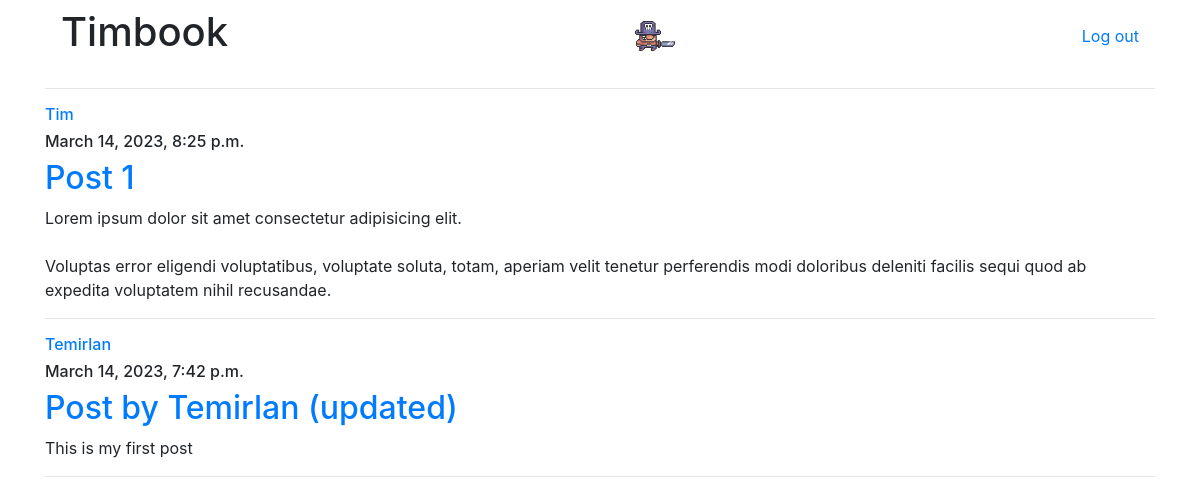
The app's page / (signed in), older data.
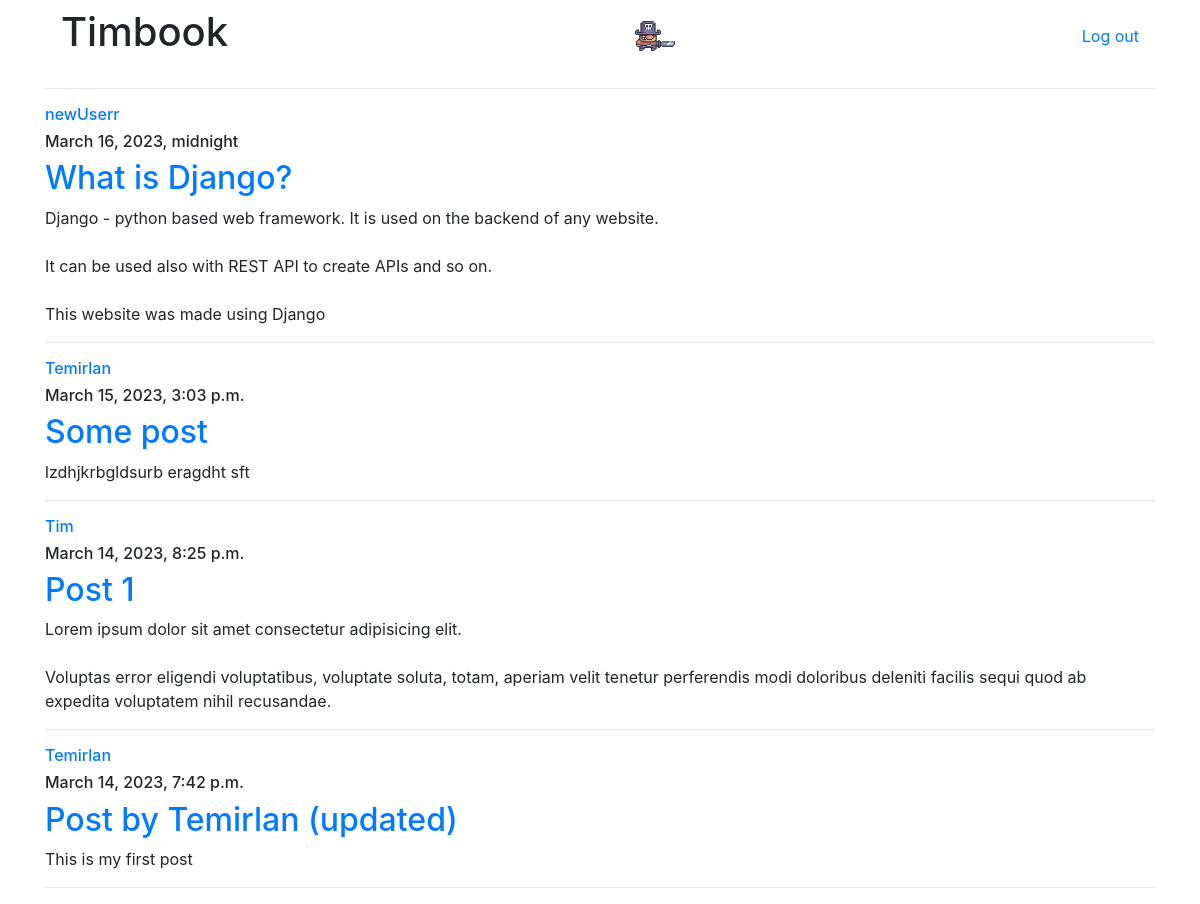
The same page, newer data.
### users/models.py (models this page shows, shortened)
class Profile(models.Model):
    user = models.OneToOneField(User, on_delete=models.CASCADE)
    image = models.ImageField(default="default.jpg", upload_to="profile_pics")
    bio = models.TextField(blank=True)

### newsfeed/models.py (models this page shows, shortened)
class Post(models.Model):
    author = models.ForeignKey(User, on_delete=models.CASCADE)
    title = models.CharField(max_length=100)
    content = models.TextField()
    date_posted = models.DateTimeField(default=timezone.now)

### newsfeed/views.py (the view)
# urls.py: path('', PostListView.as_view(), name="main"),
class PostListView(ListView):
    def dispatch(self, request, *args, **kwargs):
        if not request.user.is_authenticated:
            return redirect("users:login")
        return super().dispatch(request, *args, **kwargs)
    model = Post
    template_name = "newsfeed/main.html"
    context_object_name = "posts"
    ordering = ["-date_posted"]

### newsfeed/templates/newsfeed/main.html
{% extends "newsfeed/layout.html" %}
{% block body %}
    <div class="navbar">
        <h1>Timbook</h1>
        <a href="{% url 'users:profile' user.username %}"><img src="{{ user.profile.image.url }}" width="40px"></a>
        <a href="{% url 'users:logout' %}">Log out</a>
    </div>
    <hr>
    {% for post in posts %}
        <h6><a href="{% url 'users:profile' post.author.username %}">{{ post.author }}</a></h6>
        <h6>{{ post.date_posted }}</h6>
        <a href="{% url 'newsfeed:post_detail' post.id %}"><h2>{{ post.title }}</h2></a>
        <p>{{ post.content|linebreaksbr|add:' '|safe }}</p>
        <hr>
    {% endfor %}
{% endblock %}

### newsfeed/templates/newsfeed/layout.html (shortened to what this page needs)
<!DOCTYPE html>
<html lang="en">
<head>
    <link rel="stylesheet" href="https://cdn.jsdelivr.net/npm/bootstrap@4.0.0/dist/css/bootstrap.min.css">
</head>
<body>
    <div class="container">
        {% block body %}
        {% endblock %}
    </div>
</body>
</html>

Row changes from the older to the newer data that the page shows:
added Post: author "newUserr", date_posted "March 16, 2023, midnight", title "What is Django?", content|add "Django - python based web framework. It is used on the backend of any website. It can be used also with REST API to create APIs and so on. This website was made using Django"
added Post: author "Temirlan", date_posted "March 15, 2023, 3:03 p.m.", title "Some post", content|add "lzdhjkrbgldsurb eragdht sft"
